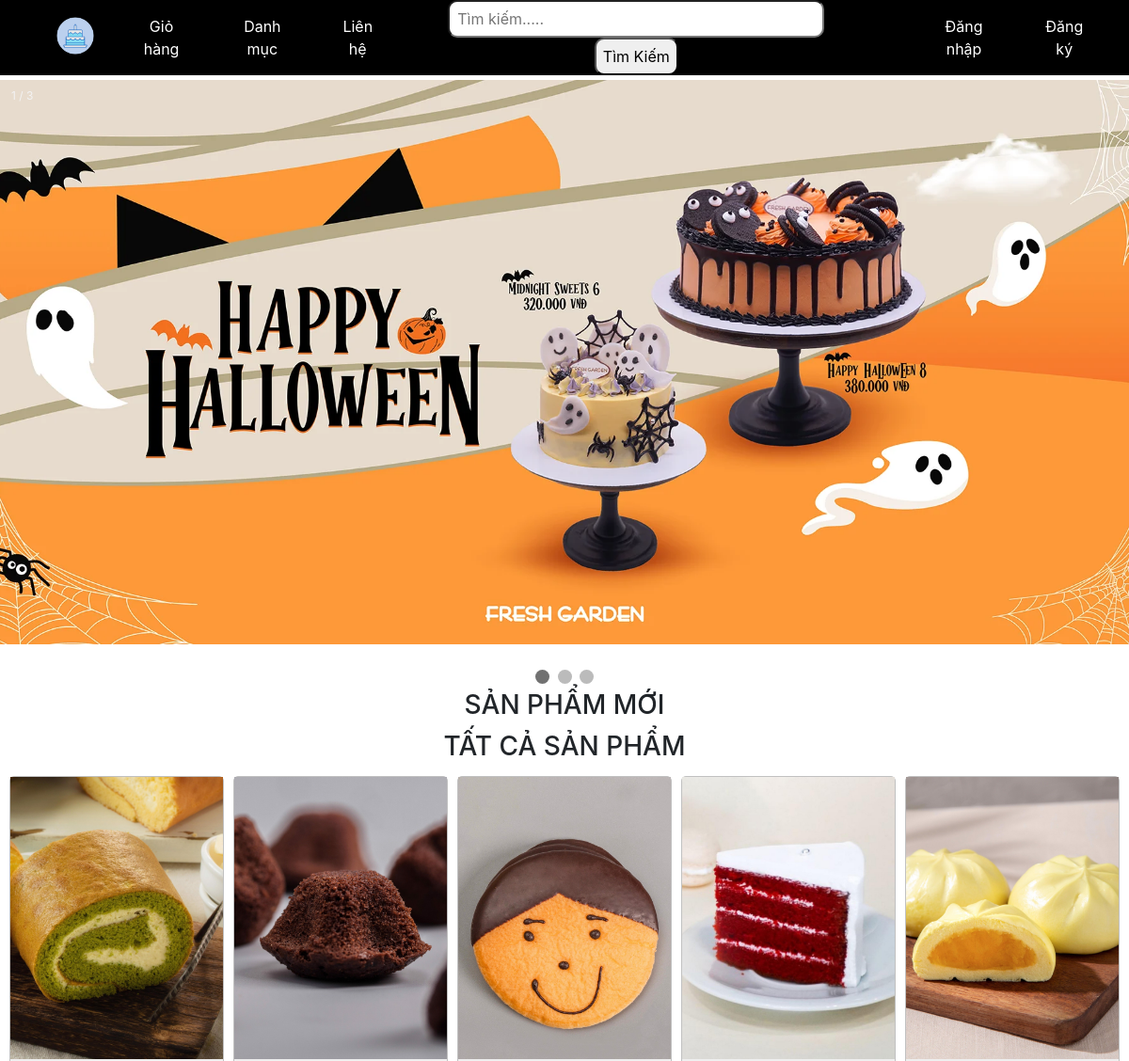
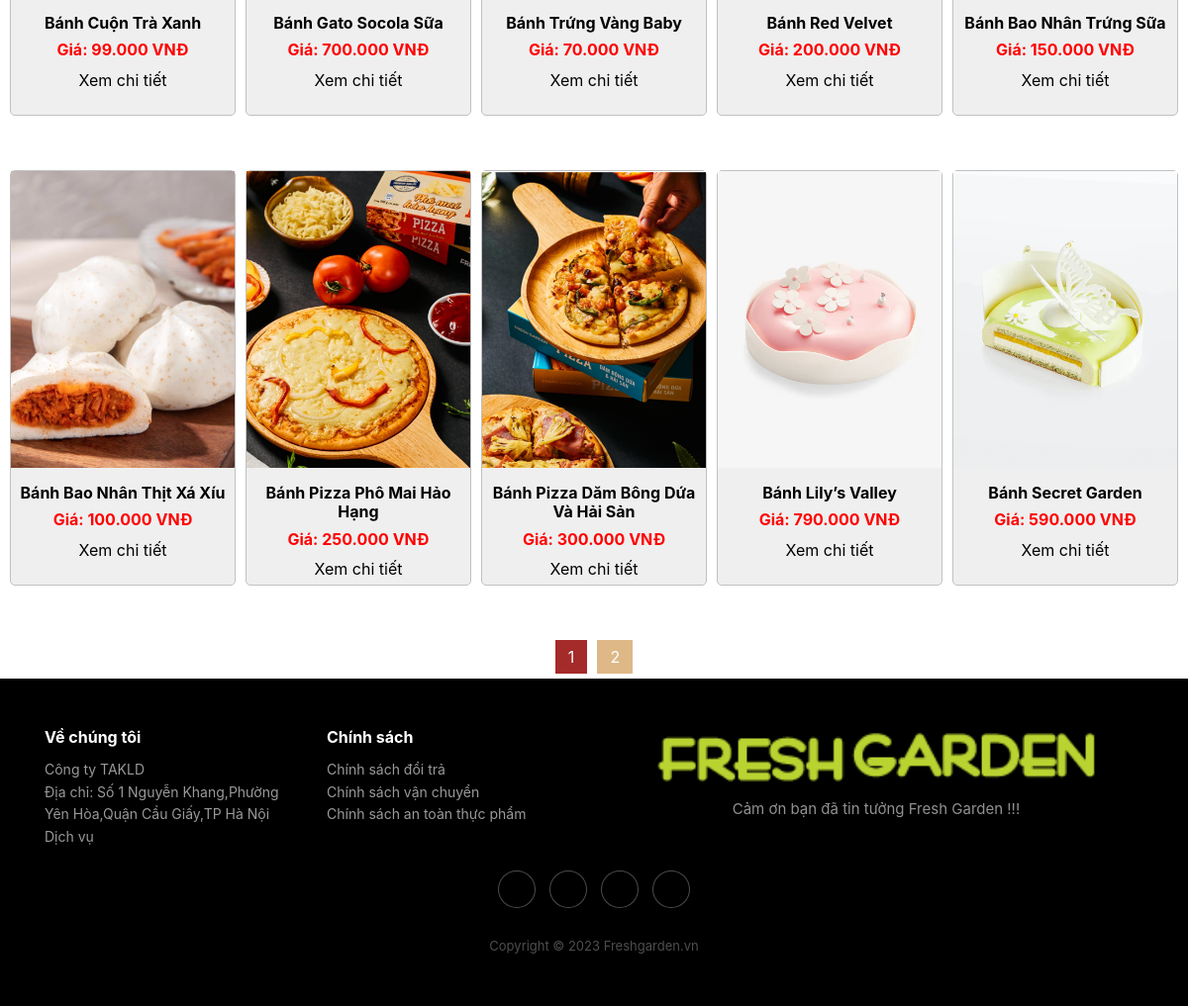
The page / on the database its author committed (2 pictures, top to bottom).
### tables this page shows
CREATE TABLE `tbl_sanpham` (
  `id_sanpham` int(11) NOT NULL,
  `tensanpham` varchar(100) NOT NULL,
  `masanpham` varchar(100) NOT NULL,
  `giasanpham` float NOT NULL,
  `soluong` int(11) NOT NULL,
  `hinhanh` varchar(100) NOT NULL,
  `tomtat` varchar(5000) NOT NULL,
  `noidung` text NOT NULL,
  `id_danhmuc` int(11) NOT NULL,
  `trangthai` int(11) NOT NULL
);

### pages/main/index.php (the view, shortened to what this page needs)
<?php
	if(isset($_GET['trang'])){
		$page = $_GET['trang'];
	}else{
		$page = 1;
	}
    if($page == '' || $page == 1){
		$begin = 0;
	}else{
		$begin = ($page*10)-10;
	}
    $sql_show ="SELECT * FROM tbl_sanpham,tbl_danhmuc WHERE tbl_sanpham.id_danhmuc=tbl_danhmuc.id_danhmuc ORDER BY tbl_sanpham.id_sanpham DESC LIMIT $begin,10";
    $query_show =mysqli_query($connect,$sql_show);
?>
<ul class="product_list">
    <?php
        while ($row=mysqli_fetch_array($query_show)){
    ?>
	<li>
		<a href="index.php?quanly=sanpham&id=<?php echo $row['id_sanpham'] ?>">
			<img src="admincp/modules/quanlysp/uploads/<?php echo $row['hinhanh'] ?>">
			<h5 class="title_product"> <?php echo $row['tensanpham'] ?></h5>
			<h5 class="price_product">Giá: <?php echo number_format($row['giasanpham'],0,',','.').' VNĐ' ?></h5>
			<p style="text-align: center;"><?php echo "Xem chi tiết"?></p>
		</a>
	</li>
    <?php
        }
    ?>
</ul>
				<?php
				$sql_trang = mysqli_query($connect,"SELECT * FROM tbl_sanpham");
				$row_count = mysqli_num_rows($sql_trang);
				$trang = ceil($row_count/10);
				?>
				<ul class="list_trang">
					<?php
					for($i=1;$i<=$trang;$i++){
					?>
						<a style="color:white" href="index.php?trang=<?php echo $i ?>"><li <?php if($i==$page){echo 'style="background: brown;"';}else{ echo ''; }  ?>><?php echo $i ?></li></a>
					<?php
					}
					?>
				</ul>

### index.php (shortened to what this page needs)
<!DOCTYPE html>
<html lang="en">
<head>
    <link rel="stylesheet" href="css/style_detal.css">
    <link rel="stylesheet" href="https://cdnjs.cloudflare.com/ajax/libs/font-awesome/6.1.1/css/all.min.css">
    <link
            rel="stylesheet"
            href="https://cdnjs.cloudflare.com/ajax/libs/normalize/8.0.1/normalize.min.css"
        />
    <link rel="stylesheet" href="css/style.css">
    <link rel="stylesheet" href="css/style_cart.css">
    <link rel="stylesheet" href="css/style_ads.css">
</head>
<body>
    <div class="wrapper">
        <?php
            include("pages/menu.php");
            include("pages/main.php");
            include("pages/show_product.php");
            include("pages/footer.php");
        ?>
    </div>
</body>
</html>

### pages/menu.php (shortened to what this page needs)
<div class="menu">
    <div     class="menu_list">
        <ul    class="menu_list-left">
         <li class="menu" style="font-size:40px;"> <a href="index.php"><img src="images\iconlogo.png" style="height:40px;width:40px;border-radius:50%; margin-bottom: 10px;"></a></li>
                <li class="menu"> <a href="index.php?quanly=giohang">Giỏ hàng</a></li>
                <li class="menu"><a href="">Danh mục</a>
                </li>
                <li class="menu"> <a href="index.php?quanly=contact">Liên hệ </a></li>
                <li>
                    <Form method="POST" action="index.php?quanly=timkiem">
                        <input type="text" style="border-radius: 10px; height:40px;" class="menu-input-text" placeholder="Tìm kiếm....." name="tukhoa">
                        <input type="submit" style="border-radius: 10px; height:40px;" class="menu-input-submit" name="timkiem" value="Tìm Kiếm">
                    </Form>
                </li>
        </ul>
        <ul style="float: right;" class="menu_list-right">
            <?php
                if(isset($_SESSION['dangky'])){
                ?>
                    <li><a href="index.php?quanly=donhang">Đơn hàng</a></li>
                    <li><a href="index.php?quanly=thongtin"> Thông tin</a></li>
                    <li> <a href="index.php?dangxuat=1">Đăng xuất</a></li>
                <?php
                    }else{
                ?>
                     <li> <a href="index.php?quanly=dangnhap">Đăng nhập</a></li>
                     <li> <a href="index.php?quanly=dangky">Đăng ký</a></li>
                <?php
                    }
            ?>
        </ul>
    </div>
 </div>

### pages/main.php (shortened to what this page needs)
<div class="main">
            <div class="maincontent">
                <?php
                        if(isset($_GET['quanly'])){
                            $bientam=$_GET['quanly'];
                        }else{
                            $bientam="";
                        }
                        if ($bientam=='danhmuclist'){
                            include("main/danhmuc.php");
                        }elseif ($bientam=='giohang'){
                            include("main/giohang/cart.php");
                        }elseif ($bientam=='dangky'){
                            header("Location:signin/signin.php");
                        }elseif ($bientam=='contact'){
                            include("main/contact.php");
                        }elseif ($bientam=='sanpham'){
                            include("main/sanpham.php");
                        }elseif ($bientam=='dangnhap'){
                            header("Location:user/loginuser.php");
                        }elseif ($bientam=='thongtin'){
                            include("main/info.php");
                        }elseif ($bientam=='timkiem'){
                            include("main/timkiem.php");
                        }elseif ($bientam=='donhang')  {
                            include("main/donhang/donhang.php");
                        }else{ ?>
                <div class="slideshow-container">
                    <div class="mySlides fade">
                        <div class="numbertext">1 / 3</div>
                        <img src="images/img12.webp" style="width:100%">
                    </div>
                </div>
<br>
                <div style="text-align:center">
                    <span class="dot"></span>
                    <span class="dot"></span>
                    <span class="dot"></span>
                </div>
                        <?php
                        }
 ?>
            </div>
        </div>

### pages/show_product.php (shortened to what this page needs)
<div class="show_new">
    <?php
        if(isset($_GET['quanly'])){
            $bientam=$_GET['quanly'];
        }else{
            $bientam="";
        }
        if($bientam==""){?>
        <div class="new_product">
            <h3>SẢN PHẨM MỚI</h3>
        </div>
    <?php
        }
    ?>
 </div>
 <div class="show">
<?php
    if(isset($_GET['quanly'])){
        $bientam=$_GET['quanly'];
    }else{
        $bientam="";
    }
    if($bientam==""){
        ?>
            <div class="new_product">
            <h3>TẤT CẢ SẢN PHẨM</h3>
            </div>
        <?php
            include("main/index.php");
            }
        ?>
 </div>

### pages/footer.php (shortened to what this page needs)
<link rel="stylesheet" href="https://cdnjs.cloudflare.com/ajax/libs/twitter-bootstrap/4.1.3/css/bootstrap.min.css">
    <link rel="stylesheet" href="https://cdnjs.cloudflare.com/ajax/libs/ionicons/2.0.1/css/ionicons.min.css">
    <div class="footer-dark">
        <footer>
            <div class="container">
                <div class="row">
                    <div class="col-sm-6 col-md-3 item">
                        <h3>Về chúng tôi</h3>
                        <ul>
                             <li><a href="pages/about-us.php">Công ty TAKLD</a></li>
                            <li><a href="#">Địa chỉ: Số 1 Nguyễn Khang,Phường Yên Hòa,Quận Cầu Giấy,TP Hà Nội</a></li>
                            <li><a href="#">Dịch vụ</a></li>
                        </ul>
                    </div>
                    <div class="col-sm-6 col-md-3 item">
                        <h3>Chính sách</h3>
                        <ul>
                             <li><a href="#">Chính sách đổi trả</a></li>
                            <li><a href="#">Chính sách vận chuyển</a></li>
                            <li><a href="#">Chính sách an toàn thực phẩm</a></li>
                        </ul>
                    </div>
                    <div class="col-md-6 item text">
                        <h3><img src="images/logo.webp" alt=""></h3>
                        <p>Cảm ơn bạn đã tin tưởng Fresh Garden !!!</p>
                    </div>
                    <div class="col item social"><a href="https://www.facebook.com/profile.php?id=100025551459938&mibextid=LQQJ4d"></a><a href=""></a><a href="#"></a><a href="#"></a></div>
                </div>
                <p class="copyright">Copyright © 2023 Freshgarden.vn</p>
            </div>
        </footer>
    </div>

### css/style.css (style rules this page uses)
body { margin: 0; padding: 0; }
a { text-decoration: none; }
.wrapper { height: auto; width: auto; margin: 0 auto; }
.menu { height: auto; border-radius: 0px; background-color: black; }
.menu_list { display: flex; justify-content: space-between; padding: 0px 0; }
ul.menu_list-left { display: flex; list-style: none; justify-content: space-between; align-items: center; margin-bottom: 0; }
ul.menu_list-left li { margin: 0 20px; }
ul.menu_list-left li a { color: #fff; text-decoration: none; }
ul.menu_list-right { display: flex; justify-content: space-between; list-style: none; align-items: center; margin-right: 20px; margin-bottom: 0; }
ul.menu_list-right li { margin: 0 20px; }
ul.menu_list-right li a { text-decoration: none; color: #fff; }
.menu-input-text { width: 400px; padding-left: 8px; height: 32px; outline: none; }
.menu-input-submit { height: 34px; width: 89px; }
.maincontent img { width: 100%; height: 600px; object-fit: cover; object-position: center; }
.new_product { border-radius: 15px; margin-bottom: 10px; }
.new_product h3 { text-align: center; }
.show .product_list { flex-wrap: wrap; }
.show .product_list li { width: 19%; }
ul.product_list { padding: 0; margin: 0; list-style: none; width: 100%; display: flex; justify-content: center; }
ul.product_list li img { object-fit: cover; object-position: center; height: 300px; }
ul.product_list li { background-color: #ffffff; width: 25%; border: 1px solid rgb(193, 193, 193); margin: 5px; float: left; border-radius: 5px; height: 420px; margin-bottom: 50px; background: rgb(239, 239, 239); }
ul.product_list li a { text-decoration: none; }
ul.product_list li > a > p { color: black; }
ul.product_list li img { object-fit: cover; width: 100%; object-position: center; }
h5.price_product { text-align: center; color: red; font-size: 16px; font-weight: bold; }
h5.title_product { text-align: center; color: #000; font-size: 16px; font-weight: bold; }
.footer-dark { padding: 50px 0; color: #fff; background-color: black; }
.footer-dark h3 { margin-top: 0; margin-bottom: 12px; font-weight: bold; font-size: 16px; }
.footer-dark ul { padding: 0; list-style: none; line-height: 1.6; font-size: 14px; margin-bottom: 0; }
.footer-dark ul a { color: inherit; text-decoration: none; opacity: 0.6; }
.footer-dark .item.text { margin-bottom: 36px; }
.footer-dark .item.text p { opacity: 0.6; margin-bottom: 0; }
.footer-dark .item.social { text-align: center; }
.footer-dark .item.social > a { font-size: 20px; width: 36px; height: 36px; line-height: 36px; display: inline-block; text-align: center; border-radius: 50%; box-shadow: 0 0 0 1px rgba(255, 255, 255, 0.4); margin: 0 8px; color: #fff; opacity: 0.75; }
.footer-dark .copyright { text-align: center; padding-top: 24px; opacity: 0.3; font-size: 13px; margin-bottom: 0; color: #fff; }
@media screen and (min-width: 600px) { .wrapper { max-width: 100%; } }
@media screen and (min-width: 600px) { .menu { max-width: 100%; flex-direction: column; text-align: center; clear: both; } }
@media screen and (min-width: 600px) { .main:before, .main:after { content: ""; display: table; clear: both; } }
@media screen and (min-width: 600px) { .main { max-width: 100%; } }
@media screen and (min-width: 600px) { .maincontent { width: 100%; margin-top: 5px; margin-left: 5px; float: right; min-height: 64vh; } }
@media screen and (min-width: 1024px) { .wrapper { max-width: 1600px; margin: 0 auto; } }

### css/style_ads.css (style rules this page uses)
* { box-sizing: border-box; }
body { font-family: Verdana, sans-serif; }
.mySlides { display: none; }
img { vertical-align: middle; width: 100%; }
.slideshow-container { position: relative; margin: auto; z-index: -1; }
.text { color: #f2f2f2; font-size: 15px; padding: 8px 12px; position: absolute; bottom: 8px; width: 100%; text-align: center; }
.numbertext { color: #f2f2f2; font-size: 12px; padding: 8px 12px; position: absolute; top: 0; }
.dot { height: 15px; width: 15px; margin: 0 2px; background-color: #bbb; border-radius: 50%; display: inline-block; transition: background-color 0.6s ease; }
.active { background-color: #717171; }
.fade { animation-name: fade; animation-duration: 1.5s; }
.fade:not(.show) { opacity: 1 !important; }

### pages/main/index.php (style rules this page uses)
ul.list_trang { padding: 0; margin: 0; list-style: none; display:flex;justify-content: center; }
ul.list_trang li { float: left; padding: 5px 13px; margin: 5px; background: burlywood; display: block; }

### rows shown on the page
tbl_sanpham: hinhanh (picture), tensanpham "Bánh Cuộn Trà Xanh", giasanpham "99.000"
tbl_sanpham: hinhanh (picture), tensanpham "Bánh Gato Socola Sữa", giasanpham "700.000"
tbl_sanpham: hinhanh (picture), tensanpham "Bánh Trứng Vàng Baby", giasanpham "70.000"
tbl_sanpham: hinhanh (picture), tensanpham "Bánh Red Velvet", giasanpham "200.000"
tbl_sanpham: hinhanh (picture), tensanpham "Bánh Bao Nhân Trứng Sữa", giasanpham "150.000"
tbl_sanpham: hinhanh (picture), tensanpham "Bánh Bao Nhân Thịt Xá Xíu", giasanpham "100.000"
tbl_sanpham: hinhanh (picture), tensanpham "Bánh Pizza Phô Mai Hảo Hạng", giasanpham "250.000"
tbl_sanpham: hinhanh (picture), tensanpham "Bánh Pizza Dăm Bông Dứa Và Hải Sản", giasanpham "300.000"
tbl_sanpham: hinhanh (picture), tensanpham "Bánh Lily’s Valley", giasanpham "790.000"
tbl_sanpham: hinhanh (picture), tensanpham "Bánh Secret Garden", giasanpham "590.000"
